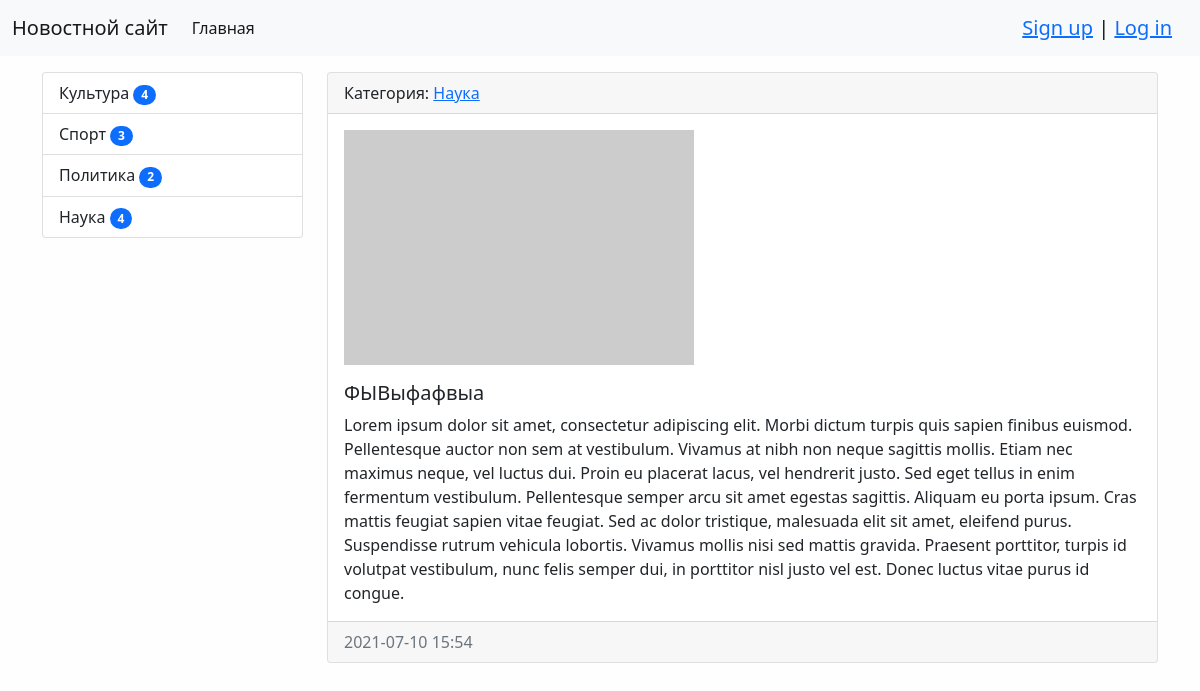
/news/16/, run on the app's committed database.
### news/models.py (models this page shows, shortened)
class Category(models.Model):
    title = models.CharField(max_length=150, verbose_name='Наименование', db_index=True)
    class Meta:
        verbose_name = 'Категория'
        verbose_name_plural = 'Категории'
        ordering = ['title']
    def __str__(self):
        return self.title
    def get_absolute_url(self):
        return reverse('index', kwargs={'category_id': self.pk})

class News(models.Model):
    title = models.CharField(max_length=150, verbose_name='Название')
    content = models.TextField(verbose_name='Содержание')
    creation_date = models.DateTimeField(auto_now_add=True, verbose_name='Создано')
    update_date = models.DateTimeField(auto_now=True, verbose_name='Обновлено')
    photo = models.ImageField(upload_to='photos/%Y/%m/%d/', verbose_name='Фото', blank=True)
    is_published = models.BooleanField(default=True, verbose_name='Опубликовано')
    views = models.IntegerField(default=0)
    category = models.ForeignKey('Category', on_delete=models.PROTECT, verbose_name='Категория')
    class Meta:
        verbose_name = 'Новость'
        verbose_name_plural = 'Новости'
        ordering = ['-creation_date', 'title']

### news/views.py (the view)
# urls.py: path('news/<int:pk>/', NewsOne.as_view(), name='news_one'),  # Можно через <int:pk> и <int:id>, лучше pk
class NewsOne(DetailView):
    model = News
    template_name = 'news/news_one.html'
    context_object_name = 'news_item'

### news/templatetags/news_tags.py (called while the page is built)
@register.simple_tag()
def get_categories():
    return Category.objects.annotate(amount=Count('news', filter=F('news__is_published'))).filter(amount__gt=0)

### news/templates/news/news_one.html (shortened to what this page needs)
{% extends 'base.html' %}
{% block sidebar %}
    {% include 'inc/_sidebar.html' %}
{% endblock sidebar %}
{% block content %}
      <div class="card mb-3">
          <div class="card-header">
              Категория: <a href="{{ news_item.category.get_absolute_url }}" >{{ news_item.category }}</a>
          </div>
          <div class="card-body">
              <div class="media">
                  {% if item.photo %}
                  <img class="mb-3" src="{{ news_item.photo.url }}" alt="" width="350">
                  {% else %}
                  <img class="mb-3" src="https://picsum.photos/350/235/?blur=2" alt="">
                  {% endif %}
              </div>
              <div class="media-body">
                  <h5 class="card-title">{{ news_item.title }}</h5>
                  {% autoescape off %}
                  <p class="card-text">{{ news_item.content}}</p>
                  {% endautoescape %}
              </div>
          </div>
          <div class="card-footer text-muted">
              {{ news_item.creation_date | date:"Y-m-d H:i" }}
          </div>
      </div>
{% endblock content %}

### templates/inc/_sidebar.html (shortened to what this page needs)
{% load news_tags %}
<div class="list-group">
    {% get_categories as categories %}
    {% for item in categories %}
    <a href="{{ item.get_absolute_url }}" class="list-group-item list-group-item-action">
        {{ item.title }} <span class="badge bg-primary rounded-pill">{{ item.amount }}</span>
    </a>
    {% endfor %}
</div>

### mysite/static/css/style.css (style rules this page uses)
body { background-color: #fefefe; }

### data on the page
Category: title "Культура", amount "4"
Category: title "Спорт", amount "3"
Category: title "Политика", amount "2"
Category: title "Наука", amount "4"
News: category "Наука", title "ФЫВыфафвыа", content "Lorem ipsum dolor sit amet, consectetur adipiscing elit. Morbi dictum turpis quis sapien finibus euismod. Pellentesque auctor non sem at vestibulum. Vivamus at nibh non neque sagittis mollis. Etiam nec maximus neque, vel luctus dui. Proin eu placerat lacus, vel hendrerit justo. Sed eget tellus in enim fermentum vestibulum. Pellentesque semper arcu sit amet egestas sagittis. Aliquam eu porta ipsum. Cras mattis feugiat sapien vitae feugiat. Sed ac dolor tristique, malesuada elit sit amet, eleifend purus. Suspendisse rutrum vehicula lobortis. Vivamus mollis nisi sed mattis gravida. Praesent porttitor, turpis id volutpat vestibulum, nunc felis semper dui, in porttitor nisl justo vel est. Donec…", creation_date "2021-07-10 15:54"
